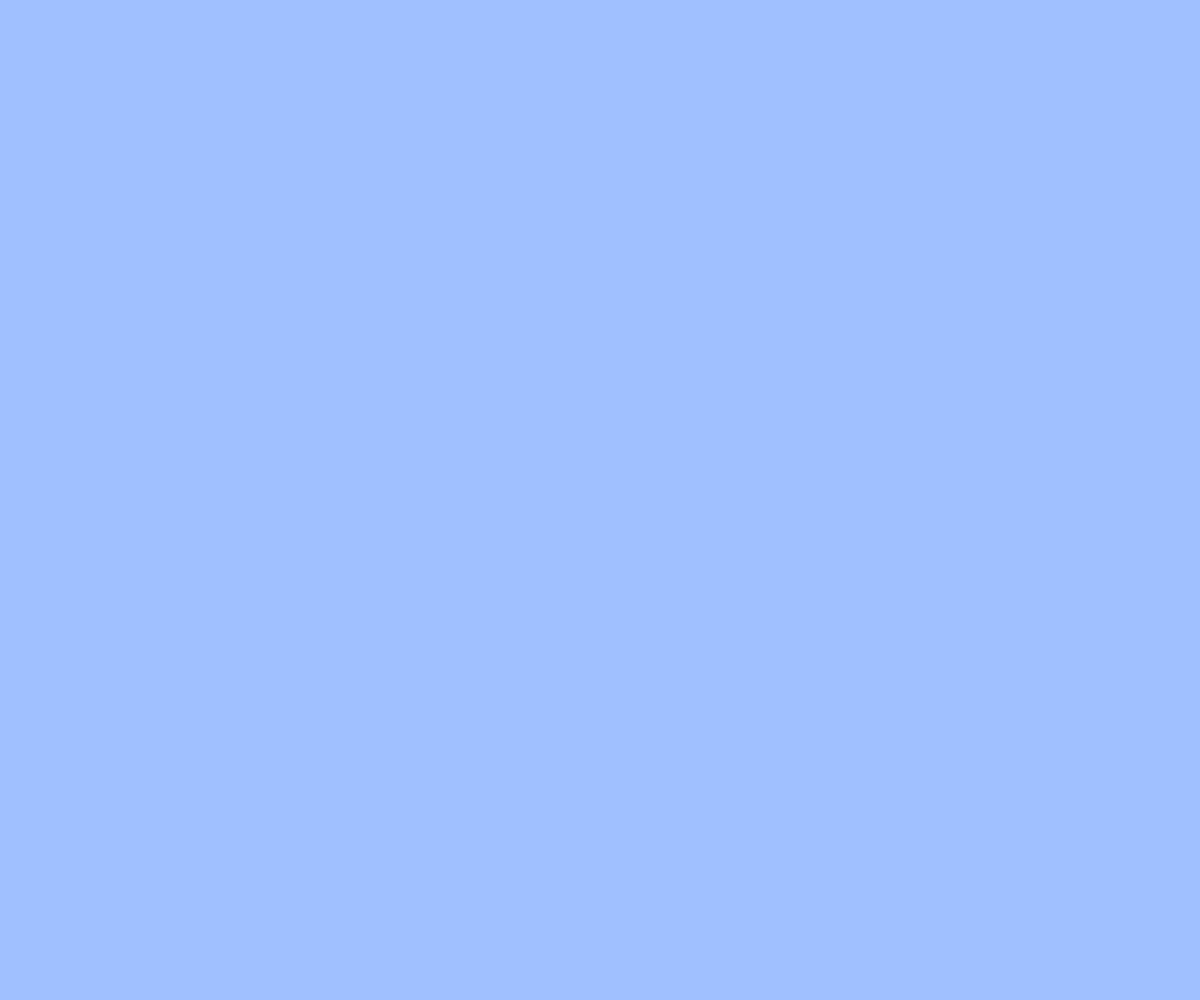
Frame 1 (no input)
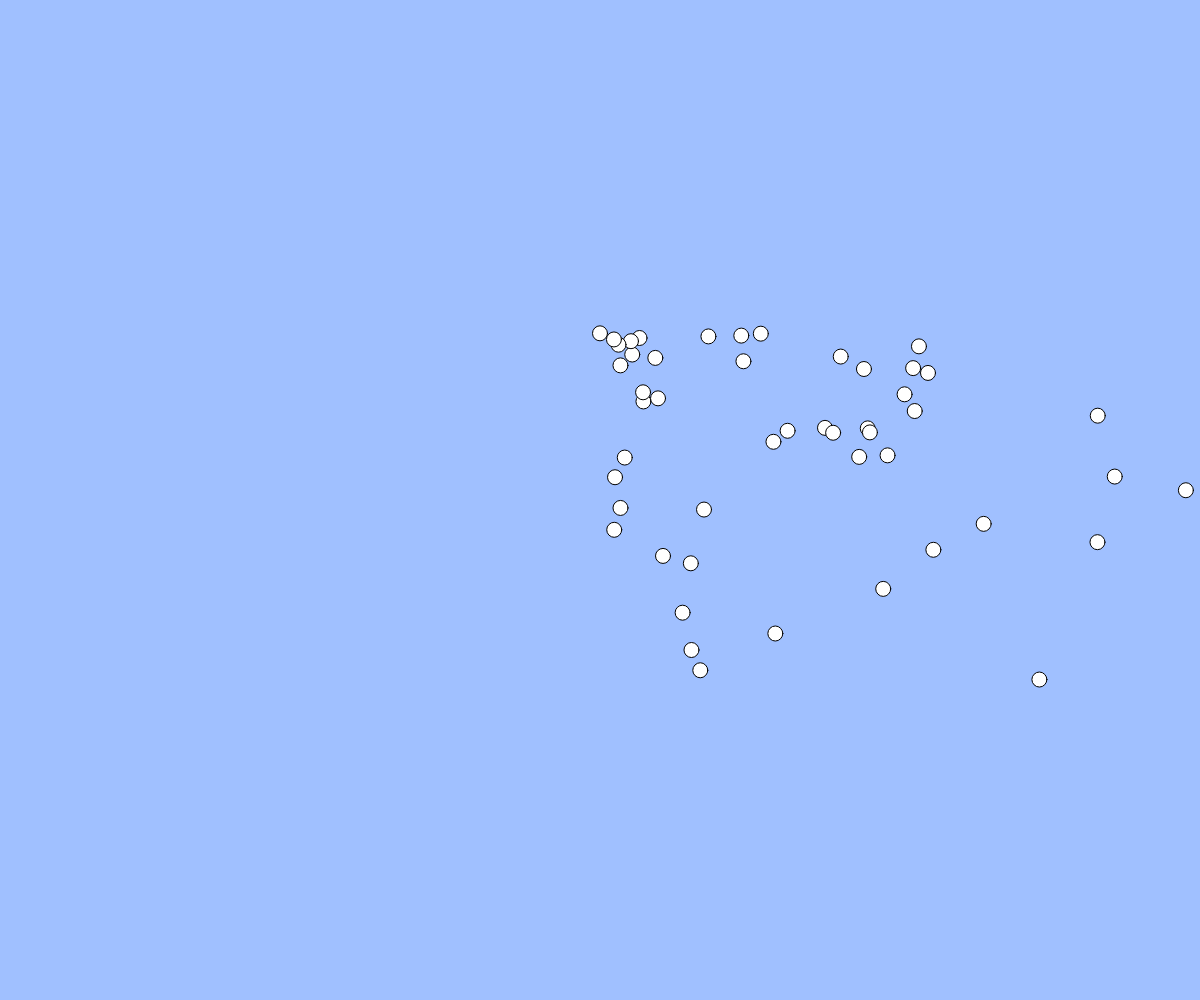
Frame 60 (no input)
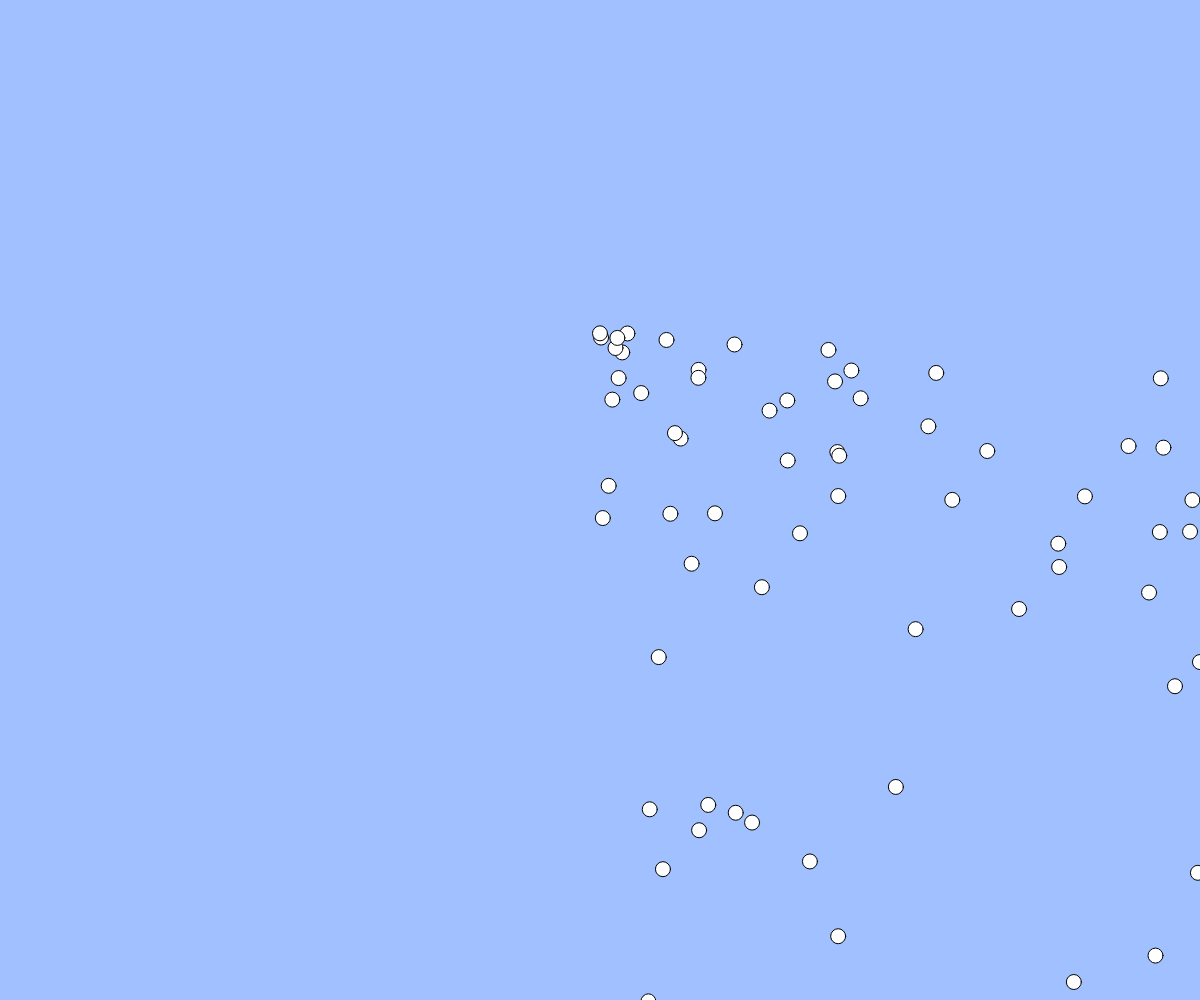
Frame 120 (the mouse pressed at the canvas centre since frame 60)

The p5.js sketch that drew these frames (run headless with seeded random() and noise() and a simulated clock; from frame 60 on, the mouse is pressed at the canvas centre):

// p5.js sketch
// ── sketch.js
//　テキスト「オブジェクト」
// 練習問題：ボールのサイズをランダムに変更してみよう
// 練習問題：何も操作しなくてもボールが湧いてくる機能を追加しよう

let balls;

function setup(){
  createCanvas(windowWidth, windowHeight);
  balls = [];
}

function draw(){
  background(160, 192, 255);
  for(let i = 0; i < balls.length; i++){
    let b = balls[i];
    ellipse(b.x, b.y, b.size);
    b.x += b.vx;
    b.y += b.vy;
  }

  const b = { x: width/2, y: height/3, size: 15, vx:random(20) , vy:random(10) };
  balls.push(b);
}

function mouseDragged(){
  const dx = mouseX - pmouseX;
  const dy = mouseY - pmouseY;
  if(mag(dx, dy) > 5){
    const b = { x: mouseX, y: mouseY, size: random(10), vx: dx, vy: dy };
    balls.push(b);
  }
}

function windowResized(){
  resizeCanvas(windowWidth, windowHeight);
}
